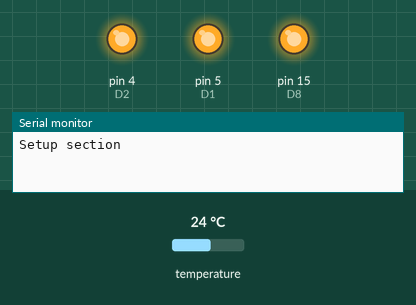
This sketch was run on a simulated Arduino Uno, built with avr-gcc and run on an emulated ATmega328P. Parts: output pins drawn as LEDs (lit = HIGH), the last lines printed to the serial monitor. The test bench sets the inputs (shaded band); at power-on: temperature 24 °C. Pins used as bus, display or sensor lines are not drawn.

Above: at 0.6 s.
At 1.5 s:
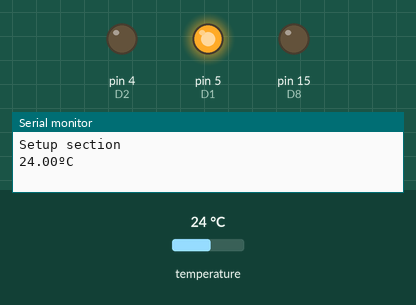
At 3.0 s:
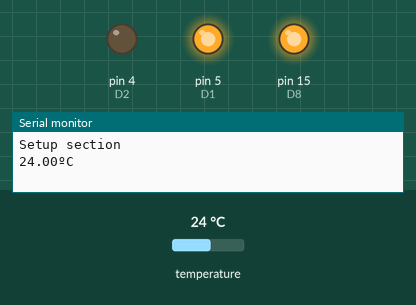
At 3.7 s:
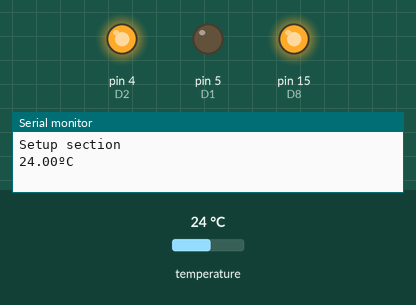
At 13.0 s:
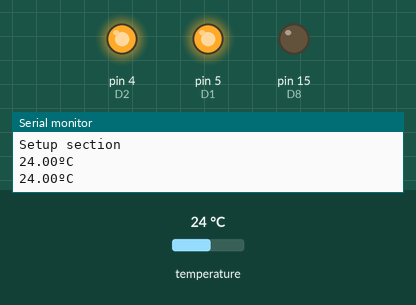
Timing chart, 0 to 14.0 s (numbered marks = the images above):
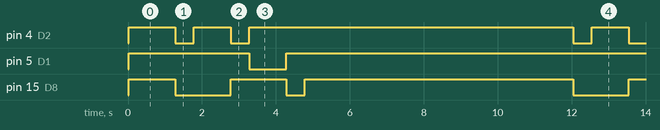

The sketch:

sketch_temp_espb266board.ino
```cpp
#include <OneWire.h>
#include <DallasTemperature.h>

//gpio16(D0) is for 1wire temp sensors(ds18b20)
const int oneWireBus = 16;

// Setup a oneWire instance to communicate with any OneWire devices
OneWire oneWire(oneWireBus);

// Pass our oneWire reference to Dallas Temperature sensor
DallasTemperature sensors(&oneWire);

int pin_seq[8] = {4, 5, 0, 14, 12, 15, 13,  2};
int num_array[10][8] = {  { 1,1,1,1,1,1,0 ,0},    // 0
                          { 0,1,1,0,0,0,0 ,0},    // 1
                          { 1,1,0,1,1,0,1 ,0},    // 2
                          { 1,1,1,1,0,0,1 ,0},    // 3
                          { 0,1,1,0,0,1,1 ,0},    // 4
                          { 1,0,1,1,0,1,1 ,0},    // 5
                          { 1,0,1,1,1,1,1 ,0},    // 6
                          { 1,1,1,0,0,0,0 ,0},    // 7
                          { 1,1,1,1,1,1,1 ,0},    // 8
                          { 1,1,1,1,0,1,1 ,0}};   // 9

void seg_off(){
  digitalWrite(5,LOW);
  digitalWrite(4,LOW);
  digitalWrite(0,LOW);
  digitalWrite(2,LOW);
  digitalWrite(14,LOW);
  digitalWrite(12,LOW);
  digitalWrite(13,LOW);
  digitalWrite(15,LOW);
}

void seg_num(int num){
  seg_off();

  switch(num){
    case 0:
        digitalWrite(4,HIGH);
        digitalWrite(5,HIGH);
        digitalWrite(0,HIGH);
        digitalWrite(14,HIGH);
        digitalWrite(12,HIGH);
        digitalWrite(15,HIGH);
          digitalWrite(2,HIGH);
        break;
    case 1:
        digitalWrite(5,HIGH);
        digitalWrite(0,HIGH);
          digitalWrite(2,HIGH);
        break;
    case 2:
        digitalWrite(4,HIGH);
        digitalWrite(5,HIGH);
        digitalWrite(13,HIGH);
        digitalWrite(12,HIGH);
        digitalWrite(14,HIGH);
          digitalWrite(2,HIGH);
        break;
    case 3:
        digitalWrite(4,HIGH);
        digitalWrite(5,HIGH);
        digitalWrite(13,HIGH);
        digitalWrite(0,HIGH);
        digitalWrite(14,HIGH);
          digitalWrite(2,HIGH);
        break;
    case 4:
        digitalWrite(15,HIGH);
        digitalWrite(5,HIGH);
        digitalWrite(13,HIGH);
        digitalWrite(0,HIGH);
          digitalWrite(2,HIGH);
        break;
    case 5:
        digitalWrite(4,HIGH);
        digitalWrite(15,HIGH);
        digitalWrite(13,HIGH);
        digitalWrite(0,HIGH);
        digitalWrite(14,HIGH);
          digitalWrite(2,HIGH);
        break;
    case 6:
        digitalWrite(4,HIGH);
        digitalWrite(15,HIGH);
        digitalWrite(13,HIGH);
        digitalWrite(0,HIGH);
        digitalWrite(12,HIGH);
        digitalWrite(14,HIGH);
          digitalWrite(2,HIGH);
        break;
    case 7:
        digitalWrite(4,HIGH);
        digitalWrite(5,HIGH);
        digitalWrite(0,HIGH);
          digitalWrite(2,HIGH);
        break;
    case 8:
        digitalWrite(4,HIGH);
        digitalWrite(5,HIGH);
        digitalWrite(0,HIGH);
        digitalWrite(14,HIGH);
        digitalWrite(12,HIGH);
        digitalWrite(13,HIGH);
        digitalWrite(15,HIGH);
          digitalWrite(2,HIGH);
        break;
    case 9:
        digitalWrite(4,HIGH);
        digitalWrite(15,HIGH);
        digitalWrite(5,HIGH);
        digitalWrite(0,HIGH);
        digitalWrite(14,HIGH);
        digitalWrite(13,HIGH);
          digitalWrite(2,HIGH);
        break;
    default:
        seg_off();
        digitalWrite(2,HIGH); // point
  }

}

void setup() {
  // Start the Serial Monitor
  Serial.begin(115200);
  Serial.println("Setup section");
  // Start the DS18B20 sensor
  sensors.begin();

  // определить режимы работы выводов
  pinMode(5,OUTPUT);  //D1
  pinMode(4,OUTPUT);  //D2
  pinMode(0,OUTPUT);  //D3
  pinMode(2,OUTPUT);  //D4
  pinMode(14,OUTPUT); //D5
  pinMode(12,OUTPUT); //D6
  pinMode(13,OUTPUT); //D7
  pinMode(15,OUTPUT); //D8

  seg_num(0);
}


void loop() {
  // put your main code here, to run repeatedly:
  sensors.requestTemperatures();
  float temperatureC = sensors.getTempCByIndex(0);
  Serial.print(temperatureC);
  Serial.println("ºC");

  for(int i = 0; i < 10; i++){
    seg_num(i);
    delay(500);
  }
  delay(5000);
}
```

Measured:
- by itself, pin 4 (D2): repeats every 10.8 s: HIGH 1.0 s, LOW 0.50 s, HIGH 8.8 s, LOW 0.50 s
- by itself, pin 5 (D1): alternates HIGH for 9.8 s and LOW for 1.0 s
- by itself, pin 15 (D8): repeats every 10.8 s: HIGH 1.5 s, LOW 0.50 s, HIGH 7.3 s, LOW 1.5 s
